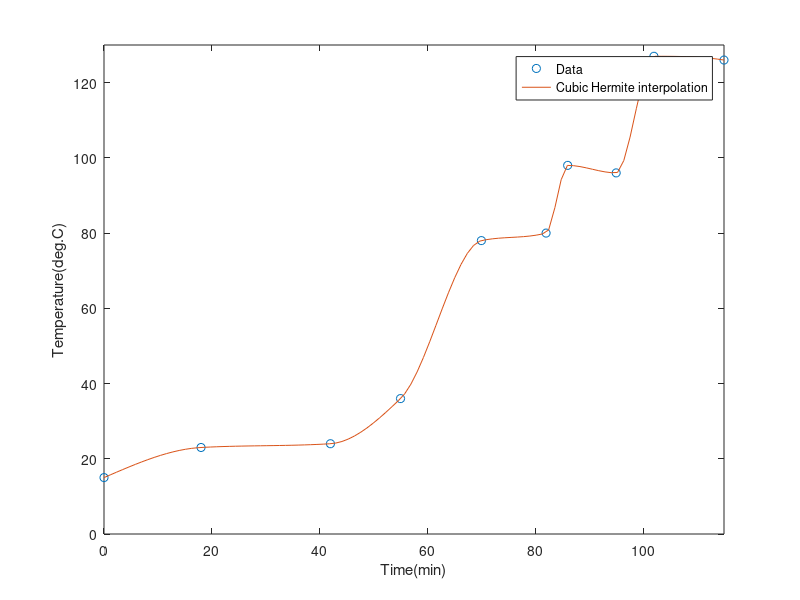

Source code (MATLAB):
% rxnt1dintp.m: performs 1D interpolation and plots the pchip interpolation 
tm = [0 18 42 55 70 82 86 95 102 115]; TC = [15 23 24 36 78 80 98 96 127 126]; % data 

tinv = linspace(0,115); yp = interp1(tm,TC,tinv,'pchip'); % 1D interpolation using the pchip method 
plot(tm,TC,'o',tinv,yp), xlabel('Time(min)'), ylabel('Temperature(deg.C)') 
axis([0 115 0 130]), legend('Data','Cubic Hermite interpolation','location','best')
